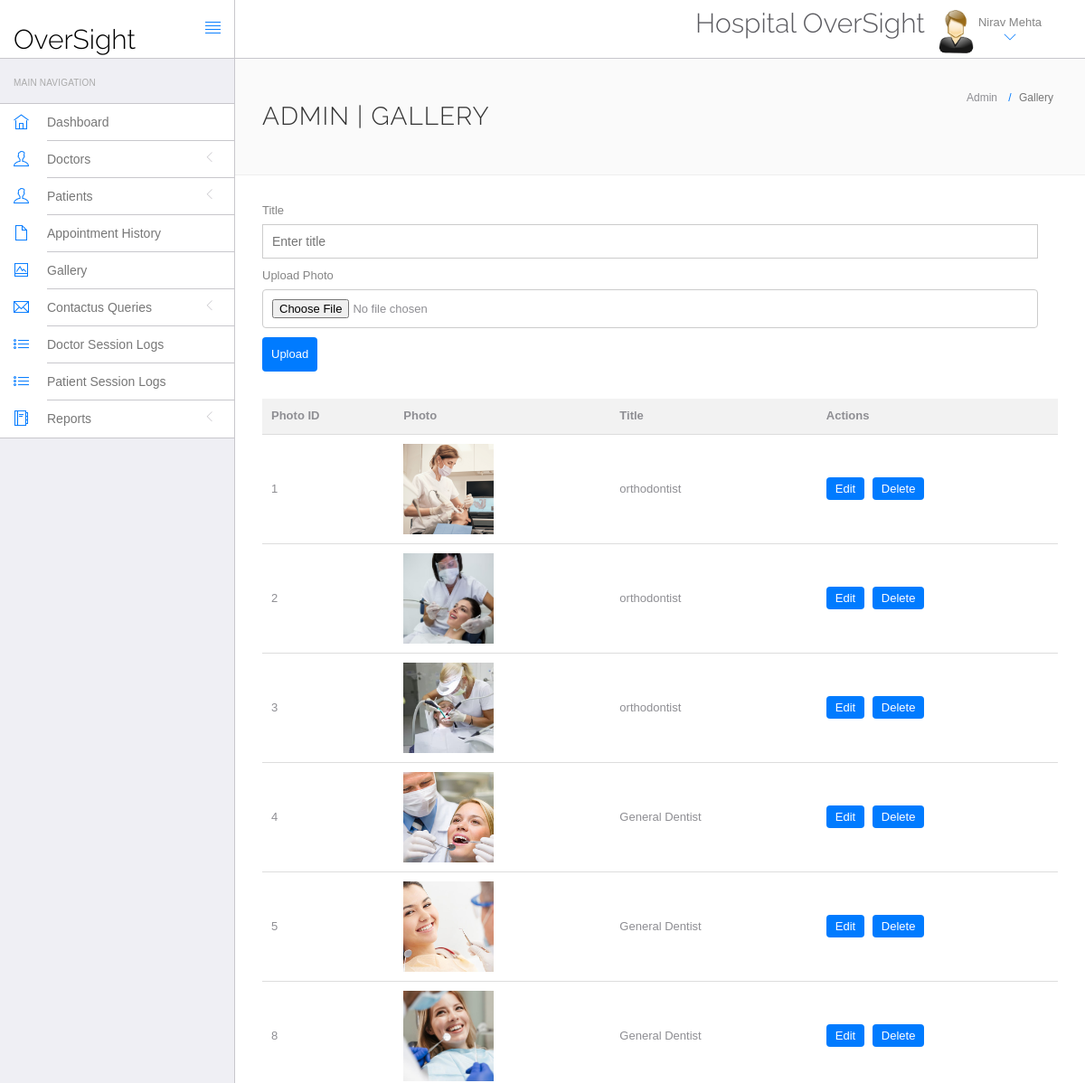
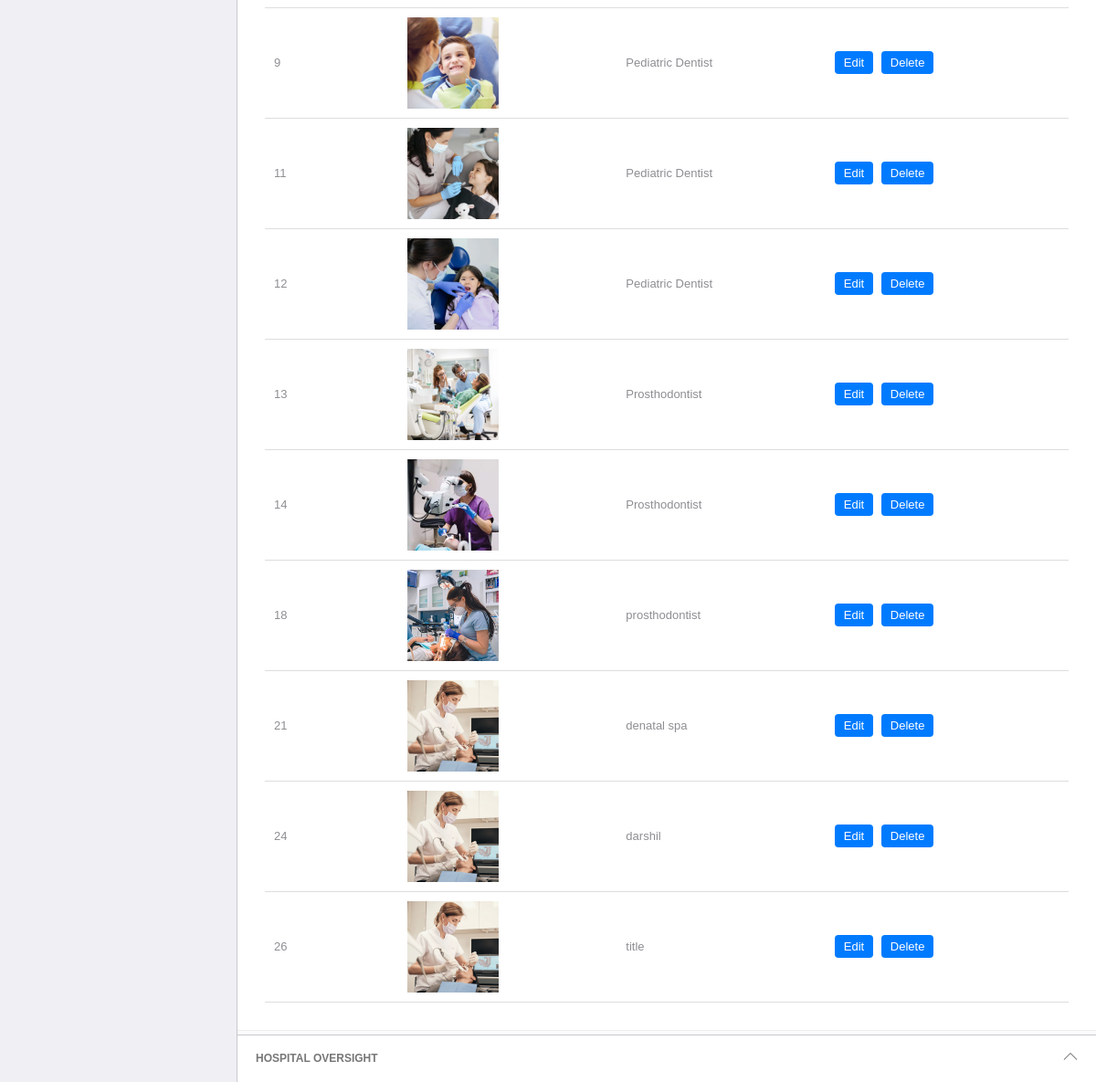
Page /hms/admin/upload.php (signed in) on the committed database (2 pictures, top to bottom).
### tables this page shows
CREATE TABLE `photos` (
  `id` int(11) NOT NULL,
  `title` varchar(255) NOT NULL,
  `filename` varchar(255) NOT NULL,
  `category` varchar(50) NOT NULL
);

### hms/admin/upload.php (the view, shortened to what this page needs)
<?php
if(strlen($_SESSION['id']==0)) {
 header('location:logout.php');
} else {
$servername = "localhost";
$username = "root";
$password = "";
$dbname = "hms";
$conn = new mysqli($servername, $username, $password, $dbname);
$sql = "SELECT * FROM photos";
$result = $conn->query($sql);
$photos = [];
if ($result->num_rows > 0) {
    while ($row = $result->fetch_assoc()) {
        $photos[] = $row;
    }
}
?>
<!DOCTYPE html>
<html lang="en">
	<head>
		<link rel="stylesheet" href="vendor/bootstrap/css/bootstrap.min.css">
		<link rel="stylesheet" href="vendor/fontawesome/css/font-awesome.min.css">
		<link rel="stylesheet" href="vendor/themify-icons/themify-icons.min.css">
		<link href="vendor/animate.css/animate.min.css" rel="stylesheet" media="screen">
		<link href="vendor/perfect-scrollbar/perfect-scrollbar.min.css" rel="stylesheet" media="screen">
		<link href="vendor/switchery/switchery.min.css" rel="stylesheet" media="screen">
		<link href="vendor/bootstrap-touchspin/jquery.bootstrap-touchspin.min.css" rel="stylesheet" media="screen">
		<link href="vendor/select2/select2.min.css" rel="stylesheet" media="screen">
		<link href="vendor/bootstrap-datepicker/bootstrap-datepicker3.standalone.min.css" rel="stylesheet" media="screen">
		<link href="vendor/bootstrap-timepicker/bootstrap-timepicker.min.css" rel="stylesheet" media="screen">
		<link rel="stylesheet" href="assets/css/styles.css">
		<link rel="stylesheet" href="assets/css/plugins.css">
		<link rel="stylesheet" href="assets/css/themes/theme-1.css" id="skin_color" />
	</head>
	<body>
		<div id="app">
<?php include('include/sidebar.php');?>
			<div class="app-content">
					<?php include('include/header.php');?>
				<div class="main-content" >
					<div class="wrap-content container" id="container">
						<section id="page-title">
							<div class="row">
								<div class="col-sm-8">
									<h1 class="mainTitle">Admin  | Gallery </h1>
								</div>
								<ol class="breadcrumb">
									<li>
										<span>Admin </span>
									</li>
									<li class="active">
										<span>Gallery </span>
									</li>
								</ol>
							</div>
						</section>
						<div class="container-fluid container-fullw bg-white">
							<div class="row">
								<div class="col-md-12">
									<div class="upload-form">
                                        <form method="post" enctype="multipart/form-data" onsubmit="return valid();">
                                        <label for="title">Title</label>
                                <input type="text" name="title" id="title" placeholder="Enter title">
                                            <label for="photo">Upload Photo</label>
                                <input type="file" name="photo" id="photo" accept="image/*" >
                                <input type="submit" value="Upload">
                                </form>
                                    </div>
                                    <table>
                                        <thead>
                                            <tr>
                                                <th>Photo ID</th>
                                                <th>Photo</th>
                                                <th>Title</th>
                                                <th>Actions</th>
                                            </tr>
                                        </thead>
                                        <tbody>
                                            <?php if (count($photos) > 0): ?>
                                                <?php foreach ($photos as $photo): ?>
                                                    <tr>
                                                        <td><?php echo $photo['id']; ?></td>
                                                        <td><img src="assets/images/<?php echo $photo['filename']; ?>" alt="photo"></td>
                                                        <td><?php echo htmlspecialchars($photo['title']); ?></td>
                                                        <td class="action-buttons">
                                                            <a href="edit_photo.php?edit=<?php echo $photo['id']; ?>">Edit</a>
                                                            <a href="?delete=<?php echo $photo['id']; ?>" class="delete-button">Delete</a>
                                                        </td>
                                                    </tr>
                                                <?php endforeach; ?>
                                            <?php else: ?>
                                                <tr>
                                                    <td colspan="4" style="text-align: center;">No photos uploaded yet.</td>
                                                </tr>
                                            <?php endif; ?>
                                        </tbody>
                                    </table>
								</div>
							</div>
						</div>
					</div>
				</div>
			</div>
<?php include('include/footer.php');?>
</div>
	</body>
</html>
<?php } ?>

### hms/admin/assets/css/themes/theme-1.css (style rules this page uses)
body { background: #FAFAFA; }

### hms/admin/upload.php (style rules this page uses)
* { margin: 0; padding: 0; box-sizing: border-box; font-family: Arial, sans-serif; }
.upload-form { margin-bottom: 30px; }
.upload-form input[type="text"], .upload-form input[type="file"] { width: calc(100% - 22px); padding: 10px; margin-bottom: 10px; border: 1px solid #ccc; border-radius: 4px; }
.upload-form input[type="submit"] { background-color: #007BFF; color: white; padding: 10px; border: none; border-radius: 4px; cursor: pointer; }
table { width: 100%; border-collapse: collapse; margin-top: 20px; }
th, td { padding: 10px; text-align: left; border-bottom: 1px solid #ddd; }
th { background-color: #f2f2f2; }
img { width: 100px; height: auto; }
.action-buttons a { padding: 5px 10px; background-color: #007BFF; color: white; border-radius: 4px; text-decoration: none; margin-right: 5px; }
.delete-button { background-color: red; }

### rows in the picture
photos: id "1", filename (picture), title "orthodontist"
photos: id "2", filename (picture), title "orthodontist"
photos: id "3", filename (picture), title "orthodontist"
photos: id "4", filename (picture), title "General Dentist"
photos: id "5", filename (picture), title "General Dentist"
photos: id "8", filename (picture), title "General Dentist"
photos: id "9", filename (picture), title "Pediatric Dentist"
photos: id "11", filename (picture), title "Pediatric Dentist"
photos: id "12", filename (picture), title "Pediatric Dentist"
photos: id "13", filename (picture), title "Prosthodontist"
photos: id "14", filename (picture), title "Prosthodontist"
photos: id "18", filename (picture), title "prosthodontist"
photos: id "21", filename (picture), title "denatal spa"
photos: id "24", filename (picture), title "darshil"
photos: id "26", filename (picture), title "title"
